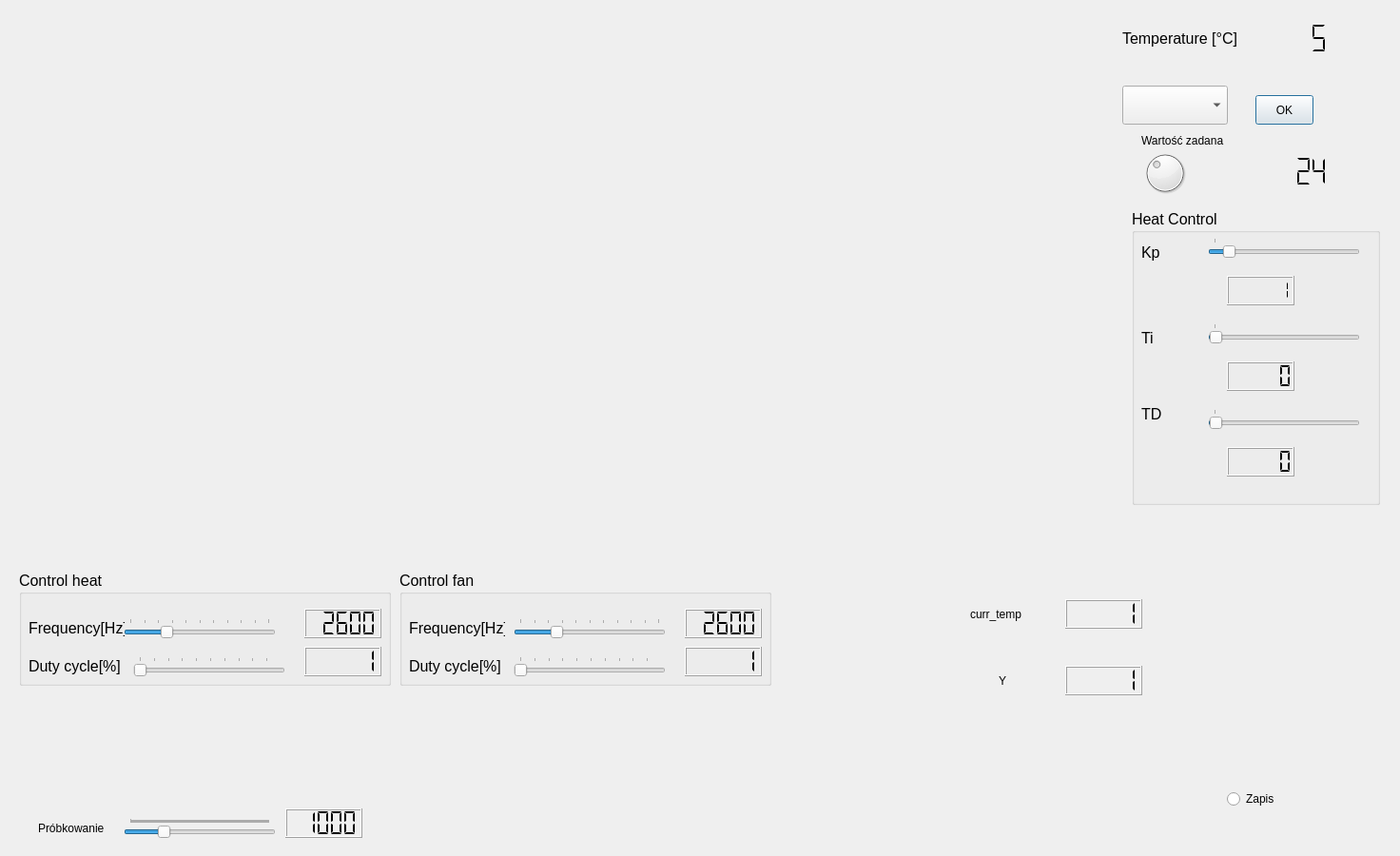
<?xml version="1.0" encoding="UTF-8"?>
<ui version="4.0">
 <class>dialog</class>
 <widget class="QDialog" name="dialog">
  <property name="windowModality">
   <enum>Qt::WindowModal</enum>
  </property>
  <property name="enabled">
   <bool>true</bool>
  </property>
  <property name="geometry">
   <rect>
    <x>0</x>
    <y>0</y>
    <width>1472</width>
    <height>900</height>
   </rect>
  </property>
  <property name="windowTitle">
   <string>NI USB-6215 Temperature model control</string>
  </property>
  <widget class="QWidget" name="verticalLayoutWidget">
   <property name="geometry">
    <rect>
     <x>50</x>
     <y>30</y>
     <width>1121</width>
     <height>541</height>
    </rect>
   </property>
   <layout class="QVBoxLayout" name="Figure">
    <property name="spacing">
     <number>0</number>
    </property>
   </layout>
  </widget>
  <widget class="QLCDNumber" name="tempValue">
   <property name="geometry">
    <rect>
     <x>1310</x>
     <y>20</y>
     <width>91</width>
     <height>41</height>
    </rect>
   </property>
   <property name="font">
    <font>
     <family>Arial Black</family>
     <pointsize>14</pointsize>
     <weight>75</weight>
     <bold>true</bold>
    </font>
   </property>
   <property name="frameShape">
    <enum>QFrame::NoFrame</enum>
   </property>
   <property name="frameShadow">
    <enum>QFrame::Plain</enum>
   </property>
   <property name="smallDecimalPoint">
    <bool>false</bool>
   </property>
   <property name="segmentStyle">
    <enum>QLCDNumber::Flat</enum>
   </property>
   <property name="value" stdset="0">
    <double>5.000000000000000</double>
   </property>
   <property name="intValue" stdset="0">
    <number>5</number>
   </property>
  </widget>
  <widget class="QGroupBox" name="CtrlSpeed">
   <property name="geometry">
    <rect>
     <x>420</x>
     <y>600</y>
     <width>391</width>
     <height>121</height>
    </rect>
   </property>
   <property name="font">
    <font>
     <pointsize>12</pointsize>
    </font>
   </property>
   <property name="title">
    <string>Control fan</string>
   </property>
   <widget class="QSlider" name="freqSlider">
    <property name="geometry">
     <rect>
      <x>120</x>
      <y>50</y>
      <width>160</width>
      <height>22</height>
     </rect>
    </property>
    <property name="minimum">
     <number>1</number>
    </property>
    <property name="maximum">
     <number>10000</number>
    </property>
    <property name="singleStep">
     <number>10</number>
    </property>
    <property name="value">
     <number>2600</number>
    </property>
    <property name="orientation">
     <enum>Qt::Horizontal</enum>
    </property>
    <property name="tickPosition">
     <enum>QSlider::TicksAbove</enum>
    </property>
    <property name="tickInterval">
     <number>1000</number>
    </property>
   </widget>
   <widget class="QSlider" name="dutySlider">
    <property name="geometry">
     <rect>
      <x>120</x>
      <y>90</y>
      <width>160</width>
      <height>22</height>
     </rect>
    </property>
    <property name="minimum">
     <number>1</number>
    </property>
    <property name="maximum">
     <number>99</number>
    </property>
    <property name="singleStep">
     <number>1</number>
    </property>
    <property name="value">
     <number>1</number>
    </property>
    <property name="orientation">
     <enum>Qt::Horizontal</enum>
    </property>
    <property name="tickPosition">
     <enum>QSlider::TicksAbove</enum>
    </property>
    <property name="tickInterval">
     <number>10</number>
    </property>
   </widget>
   <widget class="QLabel" name="label">
    <property name="geometry">
     <rect>
      <x>10</x>
      <y>50</y>
      <width>101</width>
      <height>21</height>
     </rect>
    </property>
    <property name="text">
     <string>Frequency[Hz]</string>
    </property>
   </widget>
   <widget class="QLabel" name="label_2">
    <property name="geometry">
     <rect>
      <x>10</x>
      <y>90</y>
      <width>101</width>
      <height>21</height>
     </rect>
    </property>
    <property name="text">
     <string>Duty cycle[%]</string>
    </property>
   </widget>
   <widget class="QLCDNumber" name="freqLCD">
    <property name="geometry">
     <rect>
      <x>300</x>
      <y>40</y>
      <width>81</width>
      <height>31</height>
     </rect>
    </property>
    <property name="font">
     <font>
      <family>Arial Black</family>
      <pointsize>12</pointsize>
      <weight>75</weight>
      <bold>true</bold>
     </font>
    </property>
    <property name="smallDecimalPoint">
     <bool>false</bool>
    </property>
    <property name="segmentStyle">
     <enum>QLCDNumber::Flat</enum>
    </property>
    <property name="value" stdset="0">
     <double>2600.000000000000000</double>
    </property>
    <property name="intValue" stdset="0">
     <number>2600</number>
    </property>
   </widget>
   <widget class="QLCDNumber" name="dutyLCD">
    <property name="geometry">
     <rect>
      <x>300</x>
      <y>80</y>
      <width>81</width>
      <height>31</height>
     </rect>
    </property>
    <property name="font">
     <font>
      <family>Arial Black</family>
      <pointsize>12</pointsize>
      <weight>75</weight>
      <bold>true</bold>
     </font>
    </property>
    <property name="smallDecimalPoint">
     <bool>false</bool>
    </property>
    <property name="segmentStyle">
     <enum>QLCDNumber::Flat</enum>
    </property>
    <property name="value" stdset="0">
     <double>1.000000000000000</double>
    </property>
    <property name="intValue" stdset="0">
     <number>1</number>
    </property>
   </widget>
  </widget>
  <widget class="QLabel" name="label_3">
   <property name="geometry">
    <rect>
     <x>1180</x>
     <y>30</y>
     <width>141</width>
     <height>21</height>
    </rect>
   </property>
   <property name="font">
    <font>
     <pointsize>12</pointsize>
    </font>
   </property>
   <property name="text">
    <string>Temperature [°C]</string>
   </property>
  </widget>
  <widget class="QGroupBox" name="CtrlHead">
   <property name="geometry">
    <rect>
     <x>20</x>
     <y>600</y>
     <width>391</width>
     <height>121</height>
    </rect>
   </property>
   <property name="font">
    <font>
     <pointsize>12</pointsize>
    </font>
   </property>
   <property name="title">
    <string>Control heat</string>
   </property>
   <widget class="QSlider" name="freqSlider2">
    <property name="geometry">
     <rect>
      <x>110</x>
      <y>50</y>
      <width>160</width>
      <height>22</height>
     </rect>
    </property>
    <property name="minimum">
     <number>1</number>
    </property>
    <property name="maximum">
     <number>10000</number>
    </property>
    <property name="singleStep">
     <number>10</number>
    </property>
    <property name="value">
     <number>2600</number>
    </property>
    <property name="orientation">
     <enum>Qt::Horizontal</enum>
    </property>
    <property name="tickPosition">
     <enum>QSlider::TicksAbove</enum>
    </property>
    <property name="tickInterval">
     <number>1000</number>
    </property>
   </widget>
   <widget class="QSlider" name="dutySlider2">
    <property name="geometry">
     <rect>
      <x>120</x>
      <y>90</y>
      <width>160</width>
      <height>22</height>
     </rect>
    </property>
    <property name="minimum">
     <number>1</number>
    </property>
    <property name="maximum">
     <number>99</number>
    </property>
    <property name="singleStep">
     <number>1</number>
    </property>
    <property name="value">
     <number>1</number>
    </property>
    <property name="orientation">
     <enum>Qt::Horizontal</enum>
    </property>
    <property name="tickPosition">
     <enum>QSlider::TicksAbove</enum>
    </property>
    <property name="tickInterval">
     <number>10</number>
    </property>
   </widget>
   <widget class="QLabel" name="label_4">
    <property name="geometry">
     <rect>
      <x>10</x>
      <y>50</y>
      <width>101</width>
      <height>21</height>
     </rect>
    </property>
    <property name="text">
     <string>Frequency[Hz]</string>
    </property>
   </widget>
   <widget class="QLabel" name="label_5">
    <property name="geometry">
     <rect>
      <x>10</x>
      <y>90</y>
      <width>101</width>
      <height>21</height>
     </rect>
    </property>
    <property name="text">
     <string>Duty cycle[%]</string>
    </property>
   </widget>
   <widget class="QLCDNumber" name="freqLCD2">
    <property name="geometry">
     <rect>
      <x>300</x>
      <y>40</y>
      <width>81</width>
      <height>31</height>
     </rect>
    </property>
    <property name="font">
     <font>
      <family>Arial Black</family>
      <pointsize>12</pointsize>
      <weight>75</weight>
      <bold>true</bold>
     </font>
    </property>
    <property name="smallDecimalPoint">
     <bool>false</bool>
    </property>
    <property name="segmentStyle">
     <enum>QLCDNumber::Flat</enum>
    </property>
    <property name="value" stdset="0">
     <double>2600.000000000000000</double>
    </property>
    <property name="intValue" stdset="0">
     <number>2600</number>
    </property>
   </widget>
   <widget class="QLCDNumber" name="dutyLCD2">
    <property name="geometry">
     <rect>
      <x>300</x>
      <y>80</y>
      <width>81</width>
      <height>31</height>
     </rect>
    </property>
    <property name="font">
     <font>
      <family>Arial Black</family>
      <pointsize>12</pointsize>
      <weight>75</weight>
      <bold>true</bold>
     </font>
    </property>
    <property name="smallDecimalPoint">
     <bool>false</bool>
    </property>
    <property name="segmentStyle">
     <enum>QLCDNumber::Flat</enum>
    </property>
    <property name="value" stdset="0">
     <double>1.000000000000000</double>
    </property>
    <property name="intValue" stdset="0">
     <number>1</number>
    </property>
   </widget>
  </widget>
  <widget class="QPushButton" name="wartZadana_Button">
   <property name="geometry">
    <rect>
     <x>1320</x>
     <y>100</y>
     <width>61</width>
     <height>31</height>
    </rect>
   </property>
   <property name="text">
    <string>OK</string>
   </property>
  </widget>
  <widget class="QComboBox" name="wart_Zadana">
   <property name="geometry">
    <rect>
     <x>1180</x>
     <y>90</y>
     <width>111</width>
     <height>41</height>
    </rect>
   </property>
   <property name="currentIndex">
    <number>-1</number>
   </property>
   <property name="maxVisibleItems">
    <number>100</number>
   </property>
   <property name="minimumContentsLength">
    <number>5</number>
   </property>
   <property name="modelColumn">
    <number>1</number>
   </property>
  </widget>
  <widget class="QLabel" name="label_6">
   <property name="geometry">
    <rect>
     <x>1200</x>
     <y>140</y>
     <width>101</width>
     <height>16</height>
    </rect>
   </property>
   <property name="text">
    <string>Wartość zadana</string>
   </property>
  </widget>
  <widget class="QDial" name="wartZadPokretlo">
   <property name="geometry">
    <rect>
     <x>1200</x>
     <y>150</y>
     <width>50</width>
     <height>64</height>
    </rect>
   </property>
   <property name="value">
    <number>35</number>
   </property>
   <property name="sliderPosition">
    <number>35</number>
   </property>
  </widget>
  <widget class="QLCDNumber" name="wartZadanaValue">
   <property name="geometry">
    <rect>
     <x>1310</x>
     <y>160</y>
     <width>91</width>
     <height>41</height>
    </rect>
   </property>
   <property name="font">
    <font>
     <family>Arial Black</family>
     <pointsize>14</pointsize>
     <weight>75</weight>
     <bold>true</bold>
    </font>
   </property>
   <property name="frameShape">
    <enum>QFrame::NoFrame</enum>
   </property>
   <property name="frameShadow">
    <enum>QFrame::Plain</enum>
   </property>
   <property name="smallDecimalPoint">
    <bool>false</bool>
   </property>
   <property name="segmentStyle">
    <enum>QLCDNumber::Flat</enum>
   </property>
   <property name="value" stdset="0">
    <double>24.000000000000000</double>
   </property>
   <property name="intValue" stdset="0">
    <number>24</number>
   </property>
  </widget>
  <widget class="QGroupBox" name="Heat_Control">
   <property name="geometry">
    <rect>
     <x>1190</x>
     <y>220</y>
     <width>261</width>
     <height>311</height>
    </rect>
   </property>
   <property name="font">
    <font>
     <pointsize>12</pointsize>
    </font>
   </property>
   <property name="title">
    <string>Heat Control</string>
   </property>
   <widget class="QLCDNumber" name="freqLCD_2">
    <property name="geometry">
     <rect>
      <x>300</x>
      <y>40</y>
      <width>81</width>
      <height>31</height>
     </rect>
    </property>
    <property name="font">
     <font>
      <family>Arial Black</family>
      <pointsize>12</pointsize>
      <weight>75</weight>
      <bold>true</bold>
     </font>
    </property>
    <property name="smallDecimalPoint">
     <bool>false</bool>
    </property>
    <property name="segmentStyle">
     <enum>QLCDNumber::Flat</enum>
    </property>
    <property name="value" stdset="0">
     <double>2600.000000000000000</double>
    </property>
    <property name="intValue" stdset="0">
     <number>2600</number>
    </property>
   </widget>
   <widget class="QLCDNumber" name="dutyLCD_2">
    <property name="geometry">
     <rect>
      <x>300</x>
      <y>80</y>
      <width>81</width>
      <height>31</height>
     </rect>
    </property>
    <property name="font">
     <font>
      <family>Arial Black</family>
      <pointsize>12</pointsize>
      <weight>75</weight>
      <bold>true</bold>
     </font>
    </property>
    <property name="smallDecimalPoint">
     <bool>false</bool>
    </property>
    <property name="segmentStyle">
     <enum>QLCDNumber::Flat</enum>
    </property>
    <property name="value" stdset="0">
     <double>1.000000000000000</double>
    </property>
    <property name="intValue" stdset="0">
     <number>1</number>
    </property>
   </widget>
   <widget class="QLabel" name="label_8">
    <property name="geometry">
     <rect>
      <x>10</x>
      <y>30</y>
      <width>31</width>
      <height>31</height>
     </rect>
    </property>
    <property name="text">
     <string>Kp</string>
    </property>
   </widget>
   <widget class="QSlider" name="KpSlider">
    <property name="geometry">
     <rect>
      <x>80</x>
      <y>30</y>
      <width>160</width>
      <height>22</height>
     </rect>
    </property>
    <property name="minimum">
     <number>0</number>
    </property>
    <property name="maximum">
     <number>1000</number>
    </property>
    <property name="pageStep">
     <number>1000</number>
    </property>
    <property name="value">
     <number>100</number>
    </property>
    <property name="sliderPosition">
     <number>100</number>
    </property>
    <property name="orientation">
     <enum>Qt::Horizontal</enum>
    </property>
    <property name="tickPosition">
     <enum>QSlider::TicksAbove</enum>
    </property>
    <property name="tickInterval">
     <number>10000000</number>
    </property>
   </widget>
   <widget class="QLCDNumber" name="KpLCD">
    <property name="geometry">
     <rect>
      <x>100</x>
      <y>70</y>
      <width>71</width>
      <height>31</height>
     </rect>
    </property>
    <property name="font">
     <font>
      <family>Arial Black</family>
      <pointsize>12</pointsize>
      <weight>75</weight>
      <bold>true</bold>
     </font>
    </property>
    <property name="smallDecimalPoint">
     <bool>false</bool>
    </property>
    <property name="digitCount">
     <number>6</number>
    </property>
    <property name="segmentStyle">
     <enum>QLCDNumber::Flat</enum>
    </property>
    <property name="value" stdset="0">
     <double>1.000000000000000</double>
    </property>
    <property name="intValue" stdset="0">
     <number>1</number>
    </property>
   </widget>
   <widget class="QSlider" name="TiSlider">
    <property name="geometry">
     <rect>
      <x>80</x>
      <y>120</y>
      <width>160</width>
      <height>22</height>
     </rect>
    </property>
    <property name="minimum">
     <number>0</number>
    </property>
    <property name="maximum">
     <number>1000</number>
    </property>
    <property name="pageStep">
     <number>1000</number>
    </property>
    <property name="value">
     <number>10</number>
    </property>
    <property name="sliderPosition">
     <number>10</number>
    </property>
    <property name="orientation">
     <enum>Qt::Horizontal</enum>
    </property>
    <property name="tickPosition">
     <enum>QSlider::TicksAbove</enum>
    </property>
    <property name="tickInterval">
     <number>10000000</number>
    </property>
   </widget>
   <widget class="QLabel" name="label_9">
    <property name="geometry">
     <rect>
      <x>10</x>
      <y>120</y>
      <width>31</width>
      <height>31</height>
     </rect>
    </property>
    <property name="text">
     <string>Ti</string>
    </property>
   </widget>
   <widget class="QLCDNumber" name="TiLCD">
    <property name="geometry">
     <rect>
      <x>100</x>
      <y>160</y>
      <width>71</width>
      <height>31</height>
     </rect>
    </property>
    <property name="font">
     <font>
      <family>Arial Black</family>
      <pointsize>12</pointsize>
      <weight>75</weight>
      <bold>true</bold>
     </font>
    </property>
    <property name="smallDecimalPoint">
     <bool>false</bool>
    </property>
    <property name="segmentStyle">
     <enum>QLCDNumber::Flat</enum>
    </property>
    <property name="value" stdset="0">
     <double>0.000000000000000</double>
    </property>
    <property name="intValue" stdset="0">
     <number>0</number>
    </property>
   </widget>
   <widget class="QLCDNumber" name="TDLCD">
    <property name="geometry">
     <rect>
      <x>100</x>
      <y>250</y>
      <width>71</width>
      <height>31</height>
     </rect>
    </property>
    <property name="font">
     <font>
      <family>Arial Black</family>
      <pointsize>12</pointsize>
      <weight>75</weight>
      <bold>true</bold>
     </font>
    </property>
    <property name="smallDecimalPoint">
     <bool>false</bool>
    </property>
    <property name="segmentStyle">
     <enum>QLCDNumber::Flat</enum>
    </property>
    <property name="value" stdset="0">
     <double>0.000000000000000</double>
    </property>
    <property name="intValue" stdset="0">
     <number>0</number>
    </property>
   </widget>
   <widget class="QSlider" name="TDSlider">
    <property name="geometry">
     <rect>
      <x>80</x>
      <y>210</y>
      <width>160</width>
      <height>22</height>
     </rect>
    </property>
    <property name="minimum">
     <number>0</number>
    </property>
    <property name="maximum">
     <number>1000</number>
    </property>
    <property name="pageStep">
     <number>1000</number>
    </property>
    <property name="value">
     <number>10</number>
    </property>
    <property name="sliderPosition">
     <number>10</number>
    </property>
    <property name="orientation">
     <enum>Qt::Horizontal</enum>
    </property>
    <property name="tickPosition">
     <enum>QSlider::TicksAbove</enum>
    </property>
    <property name="tickInterval">
     <number>10000000</number>
    </property>
   </widget>
   <widget class="QLabel" name="label_10">
    <property name="geometry">
     <rect>
      <x>10</x>
      <y>200</y>
      <width>31</width>
      <height>31</height>
     </rect>
    </property>
    <property name="text">
     <string>TD</string>
    </property>
   </widget>
  </widget>
  <widget class="QLCDNumber" name="curr">
   <property name="geometry">
    <rect>
     <x>1120</x>
     <y>630</y>
     <width>81</width>
     <height>31</height>
    </rect>
   </property>
   <property name="font">
    <font>
     <family>Arial Black</family>
     <weight>75</weight>
     <bold>true</bold>
    </font>
   </property>
   <property name="smallDecimalPoint">
    <bool>false</bool>
   </property>
   <property name="segmentStyle">
    <enum>QLCDNumber::Flat</enum>
   </property>
   <property name="value" stdset="0">
    <double>1.000000000000000</double>
   </property>
   <property name="intValue" stdset="0">
    <number>1</number>
   </property>
  </widget>
  <widget class="QLCDNumber" name="Y">
   <property name="geometry">
    <rect>
     <x>1120</x>
     <y>700</y>
     <width>81</width>
     <height>31</height>
    </rect>
   </property>
   <property name="font">
    <font>
     <family>Arial Black</family>
     <weight>75</weight>
     <bold>true</bold>
    </font>
   </property>
   <property name="smallDecimalPoint">
    <bool>false</bool>
   </property>
   <property name="segmentStyle">
    <enum>QLCDNumber::Flat</enum>
   </property>
   <property name="value" stdset="0">
    <double>1.000000000000000</double>
   </property>
   <property name="intValue" stdset="0">
    <number>1</number>
   </property>
  </widget>
  <widget class="QLabel" name="label_11">
   <property name="geometry">
    <rect>
     <x>1050</x>
     <y>700</y>
     <width>31</width>
     <height>31</height>
    </rect>
   </property>
   <property name="text">
    <string>Y</string>
   </property>
  </widget>
  <widget class="QLabel" name="label_12">
   <property name="geometry">
    <rect>
     <x>1020</x>
     <y>630</y>
     <width>61</width>
     <height>31</height>
    </rect>
   </property>
   <property name="text">
    <string>curr_temp</string>
   </property>
  </widget>
  <widget class="QRadioButton" name="Zapis">
   <property name="geometry">
    <rect>
     <x>1290</x>
     <y>830</y>
     <width>91</width>
     <height>20</height>
    </rect>
   </property>
   <property name="text">
    <string>Zapis</string>
   </property>
   <property name="checkable">
    <bool>true</bool>
   </property>
   <property name="checked">
    <bool>false</bool>
   </property>
  </widget>
  <widget class="QSlider" name="samps_channel_slider">
   <property name="geometry">
    <rect>
     <x>130</x>
     <y>860</y>
     <width>160</width>
     <height>22</height>
    </rect>
   </property>
   <property name="minimum">
    <number>1</number>
   </property>
   <property name="maximum">
    <number>4095</number>
   </property>
   <property name="singleStep">
    <number>1</number>
   </property>
   <property name="value">
    <number>1000</number>
   </property>
   <property name="orientation">
    <enum>Qt::Horizontal</enum>
   </property>
   <property name="tickPosition">
    <enum>QSlider::TicksAbove</enum>
   </property>
   <property name="tickInterval">
    <number>10</number>
   </property>
  </widget>
  <widget class="QLabel" name="label_7">
   <property name="geometry">
    <rect>
     <x>40</x>
     <y>860</y>
     <width>101</width>
     <height>21</height>
    </rect>
   </property>
   <property name="text">
    <string>Próbkowanie</string>
   </property>
  </widget>
  <widget class="QLCDNumber" name="probLCD">
   <property name="geometry">
    <rect>
     <x>300</x>
     <y>850</y>
     <width>81</width>
     <height>31</height>
    </rect>
   </property>
   <property name="sizePolicy">
    <sizepolicy hsizetype="Ignored" vsizetype="Minimum">
     <horstretch>0</horstretch>
     <verstretch>0</verstretch>
    </sizepolicy>
   </property>
   <property name="font">
    <font>
     <family>Arial Black</family>
     <pointsize>12</pointsize>
     <weight>75</weight>
     <bold>true</bold>
    </font>
   </property>
   <property name="smallDecimalPoint">
    <bool>false</bool>
   </property>
   <property name="segmentStyle">
    <enum>QLCDNumber::Flat</enum>
   </property>
   <property name="value" stdset="0">
    <double>1000.000000000000000</double>
   </property>
   <property name="intValue" stdset="0">
    <number>1000</number>
   </property>
  </widget>
 </widget>
 <resources/>
 <connections/>
</ui>
